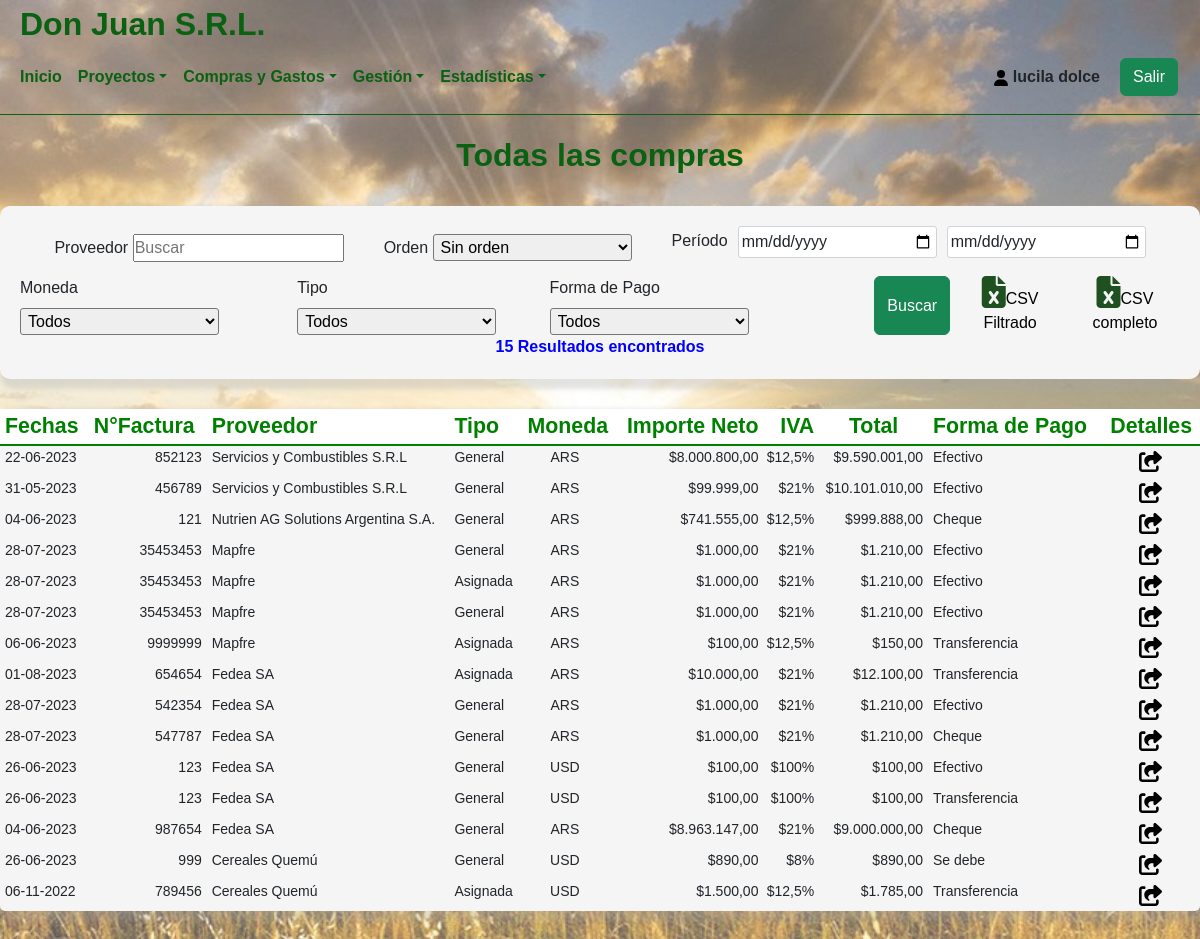
The app's page /System/verCompras.php (signed in) with its own data.
### tables this page shows
CREATE TABLE `usuarios` (
  `id_usuario` int(11) NOT NULL,
  `usuario` varchar(45) NOT NULL,
  `password` varchar(45) NOT NULL,
  `nombre` varchar(45) NOT NULL,
  `apellido` varchar(45) NOT NULL,
  `id_tipoUsuario` int(11) NOT NULL,
  `id_EstadoUsuario` int(1) NOT NULL
);

CREATE TABLE `compras` (
  `id_Compras` int(11) NOT NULL,
  `fecha` date NOT NULL,
  `tipoFactura` varchar(45) NOT NULL,
  `puntoDeVenta` int(11) NOT NULL,
  `nroFactura` int(11) NOT NULL,
  `tipoDocEmisor` varchar(45) NOT NULL,
  `nroDocEmisor` int(11) NOT NULL,
  `id_Proveedor` int(2) NOT NULL,
  `tipoCambio` varchar(45) NOT NULL,
  `id_Moneda` int(2) NOT NULL,
  `importeNeto` decimal(10,0) NOT NULL,
  `IVA` varchar(45) NOT NULL,
  `importeTotal` decimal(10,0) NOT NULL,
  `detalle` varchar(150) NOT NULL,
  `id_Forma` int(2) NOT NULL
);

CREATE TABLE `proveedores` (
  `id_Proveedor` int(2) NOT NULL,
  `proveedor` varchar(100) NOT NULL
);

CREATE TABLE `tipocompra` (
  `id_TipoCompra` int(1) NOT NULL,
  `tipoCompra` varchar(50) NOT NULL
);

CREATE TABLE `moneda` (
  `id_Moneda` int(2) NOT NULL,
  `moneda` varchar(50) NOT NULL
);

CREATE TABLE `formapago` (
  `id_Forma` int(2) NOT NULL,
  `formaPago` varchar(100) NOT NULL
);

### System/verCompras.php (the view, shortened to what this page needs)
<?php
include('../Template/Cabecera.php');
include('../Modelo/Conexion.php');
?>
<body>
	<div class="centrado">
		<div class="centrado--titulo">
			<h1>Todas las compras</h1>
		</div>
		<form method="POST" action="./verCompras.php" >
            <div class="filtros">
                <div class="filtros-listado">
                    <div>
                        <label class="form-label">Proveedor</label>
                        <input type="text" style="" name="buscar"  placeholder="Buscar">
                    </div>
                    <div>
                        <label class="form-label">Orden</label>
                        <select id="assigned-tutor-filter" id="orden" name="orden">
                            <option value="">Sin orden</option>
                        </select>
                    </div>
                    <div>
                        <div class="fechas">
                            <label class="form-label">Período</label>
                            <div>
                                <input type="date" id="buscafechadesde" name="buscafechadesde" class="form-control largo" >
                            </div>
                            <div>
                                <input type="date" id="buscafechahasta" name="buscafechahasta" class="form-control largo" >
                            </div>
                        </div>
                    </div>
                </div>
                <div class="filtros-listado">
                    <div>
                        <label class="form-label">Moneda</label>
                        <select id="subject-filter" id="moneda" name="moneda">
                            <option value="">Todos</option>
                        </select>
                    </div>
                    <div>
                        <label class="form-label">Tipo</label>
                        <select id="subject-filter" id="tipo" name="tipo">
                            <option value="">Todos</option>
                        </select>
                    </div>
                    <div>
                        <label class="form-label">Forma de Pago</label>
                        <select id="subject-filter" id="formapago" name="formapago">
                            <option value="">Todos</option>
                        </select>
                    </div>
                    <div class="export">
						<input type="submit" class="btn btn-success" name="busqueda" value="Buscar">
						<button type="submit" form="formuFil" style="border:none; background-color:transparent;"><i class="fa-solid fa-file-excel fa-2x" style="color: #1f5120;"></i>CSV Filtrado</button>
						<button type="submit" form="formu" style="border:none; background-color:transparent;"><i class="fa-solid fa-file-excel fa-2x" style="color: #1f5120;"></i>CSV completo</button>
                    </div>
                </div>
            </div>
        <?php
        $aKeyword = explode(" ", $_POST['buscar']);
        if ($_POST["buscar"] == '' AND $_POST['id_Forma'] == '' AND $_POST['id_Moneda'] == '' AND $_POST['buscafechadesde'] == '' AND $_POST['buscafechahasta'] == ''){
                $query ="SELECT c.fecha, c.nroFactura, p.proveedor, m.moneda, c.importeNeto, c.IVA, c.importeTotal, c.id_Compras, f.formaPago, t.tipoCompra
                FROM Compras c
                LEFT JOIN proveedores p ON p.id_Proveedor = c.id_Proveedor
                LEFT JOIN moneda m ON m.id_Moneda = c.id_Moneda
                LEFT JOIN compraproyecto co ON co.id_Compras = c.id_Compras
                LEFT JOIN tipocompra t ON t.id_TipoCompra = co.id_TipoCompra
                LEFT JOIN formapago f ON f.id_Forma = c.id_Forma ";
        }else{
                $query = "SELECT c.fecha, c.nroFactura, p.proveedor, m.moneda, c.importeNeto, c.IVA, c.importeTotal, c.id_Compras, f.formaPago, t.tipoCompra
                FROM Compras c
                LEFT JOIN proveedores p ON p.id_Proveedor = c.id_Proveedor
                LEFT JOIN moneda m ON m.id_Moneda = c.id_Moneda
                LEFT JOIN compraproyecto co ON co.id_Compras = c.id_Compras
                LEFT JOIN tipocompra t ON t.id_TipoCompra = co.id_TipoCompra
                LEFT JOIN formapago f ON f.id_Forma = c.id_Forma ";
                if ($_POST["buscar"] != '' ){
                        $query .= " WHERE (p.proveedor LIKE LOWER('%".$aKeyword[0]."%')) ";
                }
         if ($_POST["orden"] == '' ){
                $query .= " ORDER BY p.proveedor DESC, c.fecha DESC ";
        }
}
         $sql = $conexion->query($query);
         $numeroSql = mysqli_num_rows($sql);
        ?>
        <div class="contResult">
            <p style="font-weight: bold; color:blue; margin-bottom: 0px;"><i class="mdi mdi-file-document"></i> <?php echo $numeroSql; ?> Resultados encontrados</p>
        </div>
</form>
        <div>
			<table style="border:none; width:1200px;box-shadow: 5px 5px 5px 5px rgba(165, 164, 164, 0.3);border-radius: 5px;background-color: whitesmoke;">
				<thead>
					<tr style="color:green; background-color:white;font-weight:bold;border-bottom: 2px solid green;">
						<th style="text-align:center;font-size:16pt;text-align:left;padding:5px;">Fechas</th>
						<th style="text-align:center;font-size:16pt;text-align:left;padding:5px;">N°Factura</th>
						<th style="text-align:center;font-size:16pt;text-align:left;padding:5px;">Proveedor</th>
						<th style="text-align:center;font-size:16pt;text-align:left;padding:5px;">Tipo</th>
						<th style="text-align:center;font-size:16pt;text-align:right;padding:5px;">Moneda</th>
						<th style="text-align:right;font-size:16pt;padding:5px;">Importe Neto</th>
						<th style="text-align:center;font-size:16pt;text-align:right;padding:5px;">IVA</th>
						<th style="text-align:center;font-size:16pt;text-align:tight;padding:5px;">Total</th>
						<th style="text-align:center;font-size:16pt;text-align:left;padding:5px;">Forma de Pago</th>
						<th style="text-align:center;font-size:16pt;text-align:center;padding:5px;">Detalles</th>
					</tr>
				</thead>
                <tbody>
                <?php While($rowSql = $sql->fetch_assoc()) {?>
                    <?php
                        $fec = date("d-m-Y", strtotime($rowSql['fecha']));
                        $impNeto = number_format($rowSql['importeNeto'], 2, ',','.');
                        $total = number_format($rowSql['importeTotal'], 2, ',','.');
                    ?>
                        <tr>
							<td><h4 style="font-size:14px; text-align:left; margin-left: 5px;"><?php echo $fec; ?></h4></td>
							<td><h4 style="font-size:14px; text-align: right; margin-right: 5px;"><?php echo $rowSql["nroFactura"]; ?></h4></td>
							<td><h4 style="font-size:14px; text-align:left; margin-left: 5px;"><?php echo $rowSql["proveedor"]; ?></h4></td>
                            <td><h4 style="font-size:14px; text-align:left; margin-left: 5px;"><?php echo $rowSql["tipoCompra"]; ?></h4></td>
							<td><h4 style="font-size:14px; text-align:center;"><?php echo $rowSql["moneda"]; ?></h4></td>
							<td><h4 style="font-size:14px; text-align:right; margin-right: 5px;"><?php echo "$".$impNeto; ?></h4></td>
                            <td><h4 style="font-size:14px; text-align:right; margin-right: 5px;"><?php echo "$".$rowSql["IVA"]."%"; ?></h4></td>
                            <td><h4 style="font-size:14px; text-align:right; margin-right: 5px;"><?php echo "$".$total; ?></h4></td>
							<td><h4 style="font-size:14px; text-align:left; margin-left: 5px;"><?php echo $rowSql["formaPago"]; ?></h4></td>
							<?php echo "
                            <td class='text-center text-nowrap'><a class='btn btn-sm' href=./detalleCompra.php?no=".$rowSql['id_Compras']." class=mod><svg xmlns='http://www.w3.org/2000/svg' height='1.5em' viewBox='0 0 576 512'><path d='M352 224H305.5c-45 0-81.5 36.5-81.5 81.5c0 22.3 10.3 34.3 19.2 40.5c6.8 4.7 12.8 12 12.8 20.3c0 9.8-8 17.8-17.8 17.8h-2.5c-2.4 0-4.8-.4-7.1-1.4C210.8 374.8 128 333.4 128 240c0-79.5 64.5-144 144-144h80V34.7C352 15.5 367.5 0 386.7 0c8.6 0 16.8 3.2 23.2 8.9L548.1 133.3c7.6 6.8 11.9 16.5 11.9 26.7s-4.3 19.9-11.9 26.7l-139 125.1c-5.9 5.3-13.5 8.2-21.4 8.2H384c-17.7 0-32-14.3-32-32V224zM80 96c-8.8 0-16 7.2-16 16V432c0 8.8 7.2 16 16 16H400c8.8 0 16-7.2 16-16V384c0-17.7 14.3-32 32-32s32 14.3 32 32v48c0 44.2-35.8 80-80 80H80c-44.2 0-80-35.8-80-80V112C0 67.8 35.8 32 80 32h48c17.7 0 32 14.3 32 32s-14.3 32-32 32H80z'/></svg></a></td>
							";?>
                        </tr>
               <?php }
        echo '</table>';
        ?>
        </div>
        <form id="formuFil" action="../Exportar/ExcelComprasFiltrado.php" class="formOculto" method="POST">
        </form>
	</div>
</body>

### Template/Cabecera.php (shortened to what this page needs)
<?php
include ("../Modelo/Conexion.php");
$iduser = $_SESSION['usuario'];
$sql = "SELECT * FROM usuarios WHERE usuario='$iduser'";
$resultado = $conexion->query($sql);
$row = $resultado->fetch_assoc();
$nombre = $row['nombre'];
$apellido = $row['apellido'];
$tipoUsu = $row['id_tipoUsuario'];
?>
<!DOCTYPE html>
<html lang="es">
<head>
    <link href="https://cdn.jsdelivr.net/npm/bootstrap@5.2.0-beta1/dist/css/bootstrap.min.css" rel="stylesheet">
    <link href="https://unpkg.com/aos@2.3.1/dist/aos.css" rel="stylesheet">
	<link rel="stylesheet" href="../Css/estilos.css">
</head>
<body>
<header class="hea-pri" >
	<div class="titPrincipal">
		<h1>Don Juan S.R.L.</h1>
	</div>
    <nav class="navbar navbar-expand-lg navbar-light" style="border-bottom: 1px solid #0a6111;">
        <div class="container-fluid navpri">
            <div class="collapse navbar-collapse" id="navbarNav" >
                <ul class="navbar-nav">
				<li class="nav-item">
					<a href="./Inicio.php" class="nav-link" style="color: #0a6111;" aria-current="page">Inicio</a>
				</li>
                <li class="nav-item dropdown">
                        <a href="#" class="nav-link dropdown-toggle " id="navbarDropdown" role="button" data-bs-toggle="dropdown" aria-expanded="false" style="color: #0a6111;">Proyectos</a>
                    </li>
                    <li class="nav-item dropdown">
                        <a href="#" class="nav-link dropdown-toggle " id="navbarDropdown" role="button" data-bs-toggle="dropdown" aria-expanded="false" style="color: #0a6111;">Compras y Gastos</a>
                    </li>
					<?php if($tipoUsu == 1){;?>
					<li class="nav-item dropdown">
                        <a href="#" class="nav-link dropdown-toggle " id="navbarDropdown" role="button" data-bs-toggle="dropdown" aria-expanded="false" style="color: #0a6111;">Gestión</a>
                    </li>
					<?php };?>
					<li class="nav-item dropdown">
                        <a href="#" class="nav-link dropdown-toggle " id="navbarDropdown" role="button" data-bs-toggle="dropdown" aria-expanded="false" style="color: #0a6111;">Estadísticas</a>
                    </li>
                </ul>
            </div>
            <div class="exit">
				<div class="exit-name">
				<p><svg xmlns="http://www.w3.org/2000/svg" height="1em" viewBox="0 0 448 512" style="fill:#000000;"><path d="M224 256A128 128 0 1 0 224 0a128 128 0 1 0 0 256zm-45.7 48C79.8 304 0 383.8 0 482.3C0 498.7 13.3 512 29.7 512H418.3c16.4 0 29.7-13.3 29.7-29.7C448 383.8 368.2 304 269.7 304H178.3z"/></svg>&nbsp<?php echo $nombre." ".$apellido;?></p>
				</div>
				<div class="exit-exit">
					<a href="../index.php">
						<button class="btn btn-success">Salir</button>
					</a>
				</div>
			</div>
        </div>
    </nav>
</header>

### Css/estilos.css (style rules this page uses)
* { margin: 0; padding: 0; box-sizing: border-box; font-family: 'Montserrat Alternates', sans-serif; }
body { background-color: whitesmoke; background-image: linear-gradient( to right, rgba(255, 255, 255, 0.35), rgba(255, 255, 255, 0.35) ), url('../imagenes/campo.jpg'); background-repeat: no-repeat; background-attachment: fixed; background-size: cover; object-fit: cover; background-repeat: no-repeat; background-position: center center; justify-content: center; align-items: center; height: auto; }
a { text-decoration: none; }
h1 { color: #0a6111; display: block; font-size: 2em; margin-block-start: 0.67em; margin-block-end: 0.67em; margin-inline-start: 0px; margin-inline-end: 0px; font-weight: bold; }
.nav-link { font-weight: bold; }
.exit-name { font-weight: bold; }
.titPrincipal { width: 100%; height: 40px; display: flex; justify-content: flex-start; }
.titPrincipal h1 { margin-left: 20px; margin-block-start: 0.15em; }
.centrado { width: 100%; display: flex; justify-content: center; align-items: center; flex-direction: column; margin-bottom: 20px; gap: 10px; }
select, input[type="date"] { width: 199px; padding: 3px; border-radius: 3px; }
p { margin: 0%; }
form { padding: 20px; box-shadow: 5px 5px 5px 5px rgba(165, 164, 164, 0.3); border-radius: 10px; background-color: whitesmoke; margin-bottom: 20px; }
.formOculto { box-shadow: none; background-color: transparent; }
.exit { padding: 10px; display: flex; justify-content: center; align-items: center; flex-direction: row; gap: 20px; font-family: 'Montserrat Alternates', sans-serif; }
.filtros { width: auto; display: flex; justify-content: center; align-items: center; flex-direction: column; }
.filtros-listado { display: flex; justify-content: center; align-items: center; flex-direction: row; gap: 40px; }
.contResult { width: 100%; display: flex; justify-content: center; }
.export { display: flex; gap: 10px; }
.fechas { margin-bottom: 15px; display: flex; flex-direction: row; gap: 10px; }
.fechas label { margin-top: 3px; }

### records on screen
usuarios: nombre "lucila", apellido "dolce"
compras: fecha "22-06-2023", nroFactura "852123", id_Proveedor.proveedor "Servicios y Combustibles S.R.L", tipocompra.tipoCompra "General", id_Moneda.moneda "ARS", importeNeto "8.000.800,00", IVA "12,5", importeTotal "9.590.001,00", id_Forma.formaPago "Efectivo"
compras: fecha "31-05-2023", nroFactura "456789", id_Proveedor.proveedor "Servicios y Combustibles S.R.L", tipocompra.tipoCompra "General", id_Moneda.moneda "ARS", importeNeto "99.999,00", IVA "21", importeTotal "10.101.010,00", id_Forma.formaPago "Efectivo"
compras: fecha "04-06-2023", nroFactura "121", id_Proveedor.proveedor "Nutrien AG Solutions Argentina S.A.", tipocompra.tipoCompra "General", id_Moneda.moneda "ARS", importeNeto "741.555,00", IVA "12,5", importeTotal "999.888,00", id_Forma.formaPago "Cheque"
compras: fecha "28-07-2023", nroFactura "35453453", id_Proveedor.proveedor "Mapfre", tipocompra.tipoCompra "General", id_Moneda.moneda "ARS", importeNeto "1.000,00", IVA "21", importeTotal "1.210,00", id_Forma.formaPago "Efectivo", tipocompra.tipoCompra "Asignada"
compras: fecha "28-07-2023", nroFactura "35453453", id_Proveedor.proveedor "Mapfre", tipocompra.tipoCompra "General", id_Moneda.moneda "ARS", importeNeto "1.000,00", IVA "21", importeTotal "1.210,00", id_Forma.formaPago "Efectivo"
compras: fecha "06-06-2023", nroFactura "9999999", id_Proveedor.proveedor "Mapfre", tipocompra.tipoCompra "Asignada", id_Moneda.moneda "ARS", importeNeto "100,00", IVA "12,5", importeTotal "150,00", id_Forma.formaPago "Transferencia"
compras: fecha "01-08-2023", nroFactura "654654", id_Proveedor.proveedor "Fedea SA", tipocompra.tipoCompra "Asignada", id_Moneda.moneda "ARS", importeNeto "10.000,00", IVA "21", importeTotal "12.100,00", id_Forma.formaPago "Transferencia"
compras: fecha "28-07-2023", nroFactura "542354", id_Proveedor.proveedor "Fedea SA", tipocompra.tipoCompra "General", id_Moneda.moneda "ARS", importeNeto "1.000,00", IVA "21", importeTotal "1.210,00", id_Forma.formaPago "Efectivo"
compras: fecha "28-07-2023", nroFactura "547787", id_Proveedor.proveedor "Fedea SA", tipocompra.tipoCompra "General", id_Moneda.moneda "ARS", importeNeto "1.000,00", IVA "21", importeTotal "1.210,00", id_Forma.formaPago "Cheque"
compras: fecha "26-06-2023", nroFactura "123", id_Proveedor.proveedor "Fedea SA", tipocompra.tipoCompra "General", id_Moneda.moneda "USD", importeNeto "100,00", IVA "100", importeTotal "100,00", id_Forma.formaPago "Efectivo"
compras: fecha "26-06-2023", nroFactura "123", id_Proveedor.proveedor "Fedea SA", tipocompra.tipoCompra "General", id_Moneda.moneda "USD", importeNeto "100,00", IVA "100", importeTotal "100,00", id_Forma.formaPago "Transferencia"
compras: fecha "04-06-2023", nroFactura "987654", id_Proveedor.proveedor "Fedea SA", tipocompra.tipoCompra "General", id_Moneda.moneda "ARS", importeNeto "8.963.147,00", IVA "21", importeTotal "9.000.000,00", id_Forma.formaPago "Cheque"
compras: fecha "26-06-2023", nroFactura "999", id_Proveedor.proveedor "Cereales Quemú", tipocompra.tipoCompra "General", id_Moneda.moneda "USD", importeNeto "890,00", IVA "8", importeTotal "890,00", id_Forma.formaPago "Se debe"
compras: fecha "06-11-2022", nroFactura "789456", id_Proveedor.proveedor "Cereales Quemú", tipocompra.tipoCompra "Asignada", id_Moneda.moneda "USD", importeNeto "1.500,00", IVA "12,5", importeTotal "1.785,00", id_Forma.formaPago "Transferencia"

### other values on screen
$numeroSql "15"
